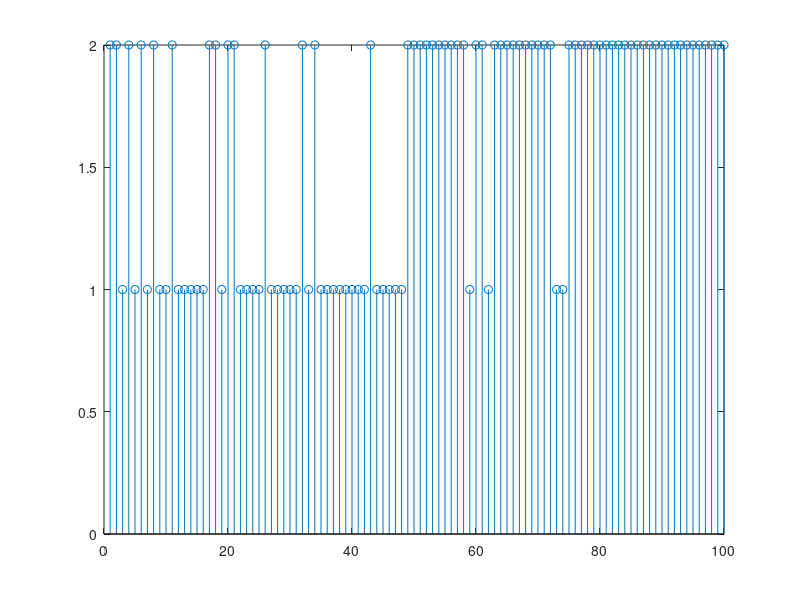

The MATLAB source for this figure: (Note: this script raises an error after producing the figure.)

clear 
cd('H:\Kurser_undervisning\TINONS1\Tools\HMMtoolbox\HMMall\HMM')
addpath('H:\Kurser_undervisning\TINONS1\Tools\HMMtoolbox\HMMall\KPMtools')
addpath('H:\Kurser_undervisning\TINONS1\Tools\HMMtoolbox\HMMall\KPMstats')

Nsamples = 50; % number of training sequences..

N_hiddenstates = 3; % number hidden states
N_outputstates = 2; % number output states
A = [0.95 0.05 0; 0 0.95 0.05; 0 0 1]; % left-right models - 3 hidden states
phi = [0.5 0.5; 0.9 0.1; 0.1 0.9]; % hidden state 1 has 50% chance to give output state 1 or 2, hidden state 2 has 90% chance to give output state 1 etc.
N = 100; % number of samples
% Generate training sequences..
for ex=1:Nsamples,    
    hidden_state(1) = 1; % start in state 1
    for n = 1:N,
        p_trans = A(hidden_state(n), :); % transition-probability p(z_n+1 | z_n = current state)
        p_trans_cum = cumsum(p_trans); % cumulative probs
        p_rnd = rand; % generate random U(0,1) number
        hidden_state(n+1) = min(find(p_rnd < p_trans_cum)); % hidden state at time n+1
        
        p_emis = phi(hidden_state(n), :); % emission-prob (p(x | z_n = current state)) - discrete output
        p_emis_cum = cumsum(p_emis);
        p_rnd = rand;
        output_state(n) = min(find(p_rnd < p_emis_cum)); % output state at time n
    end
    data{ex} = output_state;
    hidden_data{ex} = hidden_state;
end
stem(data{13}) % example sequence..


% Train model on training data
% initial guess of parameters - randomly
prior1 = [1 0 0];
transmat1 = rand(N_hiddenstates,N_hiddenstates);
transmat1(2,1) = 0; transmat1(3,1) = 0; transmat1(3,2) = 0; % ensure left-right model  
transmat1 = mk_stochastic(transmat1)
obsmat1 = mk_stochastic(rand(N_hiddenstates,N_outputstates));

% train with EM algo.
[LL, prior2, transmat2, obsmat2] = dhmm_em(data, prior1, transmat1, obsmat1, 'max_iter', 30, 'adj_prior', 0)    


% estimate probability p(x=training sequence 13 | trained parameters pi, A,
% phi)
obslik = multinomial_prob(data{13}, obsmat2);
[alpha, beta, gamma, ll] = fwdback(prior2, transmat2, obslik, 'fwd_only', 1); % eg. compare ll with model with different pi, A, phi

% find most probable hidden path to have generated seq. 13..
obslik = multinomial_prob(data{13}, obsmat2);
path = viterbi_path(prior2, transmat2, obslik);
subplot(211), stem(path) % estimated hidden path
subplot(212), stem(hidden_data{13}), axis tight % true path (since generated data..)
